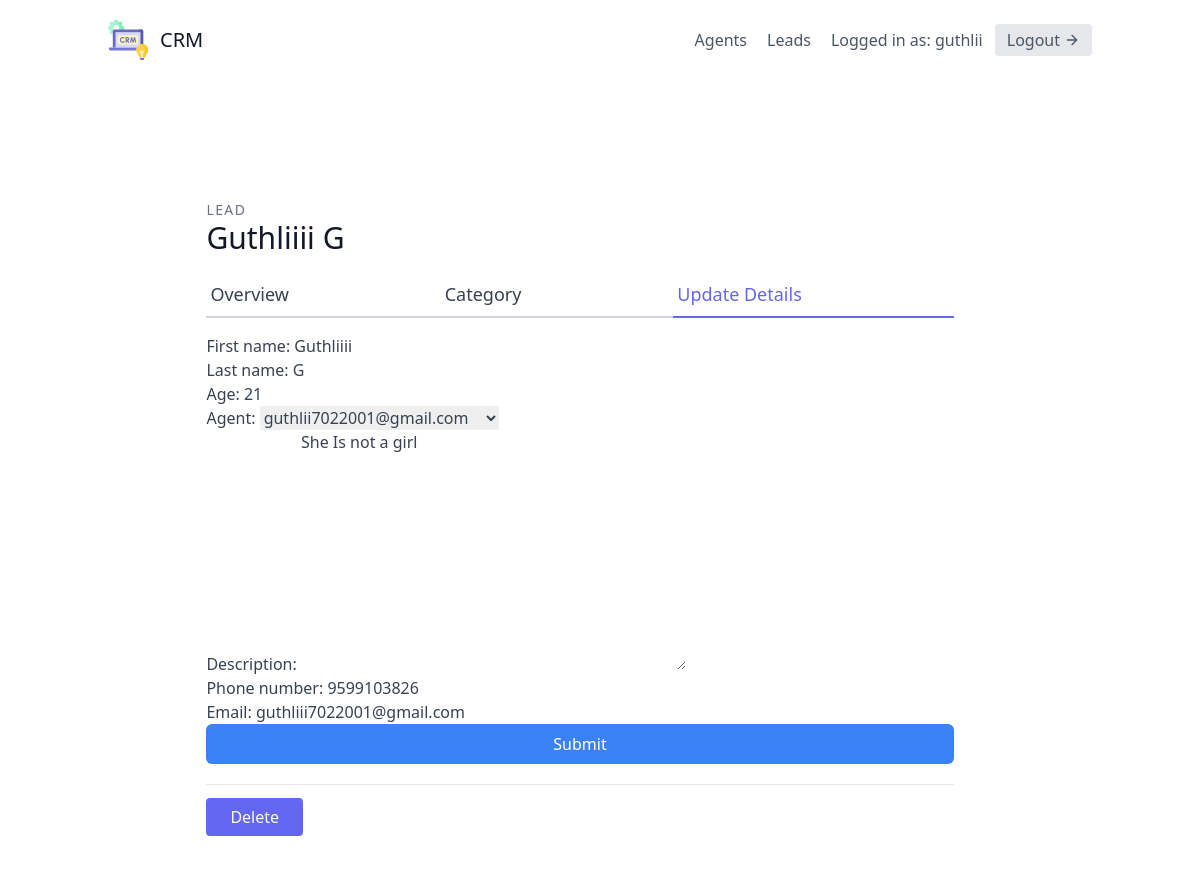
The page /2/update/ (signed in) on the database its author committed.
### leads/models.py (models this page shows, shortened)
class User(AbstractUser):
    is_organisor = models.BooleanField(default=True)
    is_agent = models.BooleanField(default=False)

class Lead(models.Model):
    first_name = models.CharField(max_length=30)
    last_name = models.CharField(max_length=30)
    age = models.IntegerField(default=0)
    organisation = models.ForeignKey(UserProfile,   on_delete=models.CASCADE)
    agent = models.ForeignKey("Agent",null = True, blank = True, on_delete=models.SET_NULL) #SET_DEFAULT,null=True
    category =  models.ForeignKey("Category", related_name="leads" ,null = True, blank = True,on_delete=models.SET_NULL)
    description = models.TextField()
    date_added = models.DateTimeField(auto_now_add=True)
    phone_number = models.CharField(max_length=12)
    email = models.EmailField()

### leads/views.py (the view, shortened to what this page needs)
# urls.py: path('<int:pk>/update/',LeadUpdateView.as_view(),name="update"),
class LeadUpdateView(OrganisorAndLoginRequiredMixin, generic.UpdateView):
    template_name = "leads/lead_update.html"
    form_class = LeadModelForm
    def get_queryset(self):
        user = self.request.user
        return Lead.objects.filter(organisation=user.userprofile)

### leads/forms.py
class LeadModelForm(forms.ModelForm):
    class Meta:
        model = Lead
        fields = (
            "first_name",
            "last_name",
            "age",
            "agent",
            "description",
            "phone_number",
            "email",
        )

### agents/mixins.py (called while the page is built)
    def dispatch(self, request, *args, **kwargs):
        if not request.user.is_authenticated or not request.user.is_organisor:
            return redirect("leads:landing")
        return super().dispatch(request, *args, **kwargs)

### leads/models.py (called while the page is built)
    def __str__(self):
        return self.user.email

### leads/templates/leads/lead_update.html (shortened to what this page needs)
{% extends "base.html" %}
{% load tailwind_filters %}
{% block content %}
<section class="text-gray-700 body-font overflow-hidden">
    <div class="container px-5 py-24 mx-auto">
      <div class="lg:w-4/5 mx-auto flex flex-wrap">
        <div class="w-full lg:pr-10 lg:py-6 mb-6 lg:mb-0">
            <h2 class="text-sm title-font text-gray-500 tracking-widest">LEAD</h2>
            <h1 class="text-gray-900 text-3xl title-font font-medium mb-4">{{ lead.first_name }} {{ lead.last_name }}</h1>
            <div class="flex mb-4">
                <a href="{% url 'leads:detail'  lead.pk %}" class="flex-grow border-b-2 border-gray-300 py-2 text-lg px-1">
                    Overview
                </a>
                <a href="{% url 'leads:lead-category-update' lead.pk %}" class="flex-grow border-b-2 border-gray-300 py-2 text-lg px-1">
                    Category
                </a>
                <a href="{% url 'leads:update' lead.pk %}" class="flex-grow text-indigo-500 border-b-2 border-indigo-500 py-2 text-lg px-1">
                    Update Details
                </a>
            </div>
            <form form method="post">
                {{ form|crispy }}
                <button type="submit" class="w-full text-white bg-blue-500 hover:bg-blue-600 px-3 py-2 rounded-md">Submit</button>
            </form>
            <div class="mt-5 py-5 border-t border-gray-200">
                <a href="{% url 'leads:delete' lead.pk %}" class="w-1/2 mt-3 text-white bg-indigo-500 border-0 py-2 px-6 focus:outline-none hover:bg-indigo-600 rounded">
                    Delete
                </a>
            </div>
        </div>
      </div>
    </div>
  </section>
{% endblock content %}

### templates/navbar.html (shortened to what this page needs)
<header class="text-gray-600 body-font">
  <div class="container mx-auto flex flex-wrap p-5 flex-col md:flex-row items-center">
    <a class="flex title-font font-medium items-center text-gray-900 mb-4 md:mb-0">
        <span class="ml-3 text-xl"> CRM</span>
    </a>
    <nav class="md:ml-auto flex flex-wrap items-center text-base justify-center">
      {% if not request.user.is_authenticated %}
      <a href="{% url 'signup' %}" class="mr-5 hover:text-gray-900">signup</a>
      {% else %}
      {% if request.user.is_organisor %}
      <a href="{% url 'agents:agent-list' %}" class="mr-5 hover:text-gray-900">Agents</a>
      {% endif %}
      <a href="{% url 'leads:landing' %}" class="mr-5 hover:text-gray-900">Leads</a>
      {% endif %}
    </nav>
    {% if request.user.is_authenticated %}
    Logged in as: {{request.user.username}}
    <a href="{% url 'logout' %}"
    class="ml-3 inline-flex items-center bg-gray-200 border-0 py-1 px-3 focus:outline-none hover:bg-gray-300 rounded text-base mt-4 md:mt-0">
      Logout
      <svg fill="none" stroke="currentColor" stroke-linecap="round" stroke-linejoin="round" stroke-width="2" class="w-4 h-4 ml-1" viewBox="0 0 24 24">
        <path d="M5 12h14M12 5l7 7-7 7"></path>
    </svg>
    </a>
    {% endif %}
  </div>
</header>

### rows shown on the page
User: user.username "guthlii", email "guthliii7022001@gmail.com"
Lead: first_name "Guthliiii", last_name "G", age "21", agent "guthlii7022001@gmail.com", description "She Is not a girl", phone_number "9599103826"
